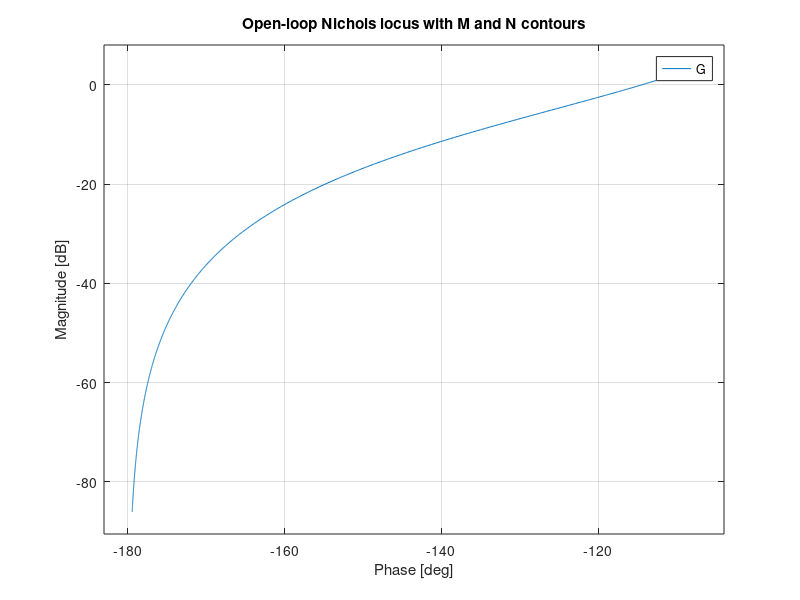
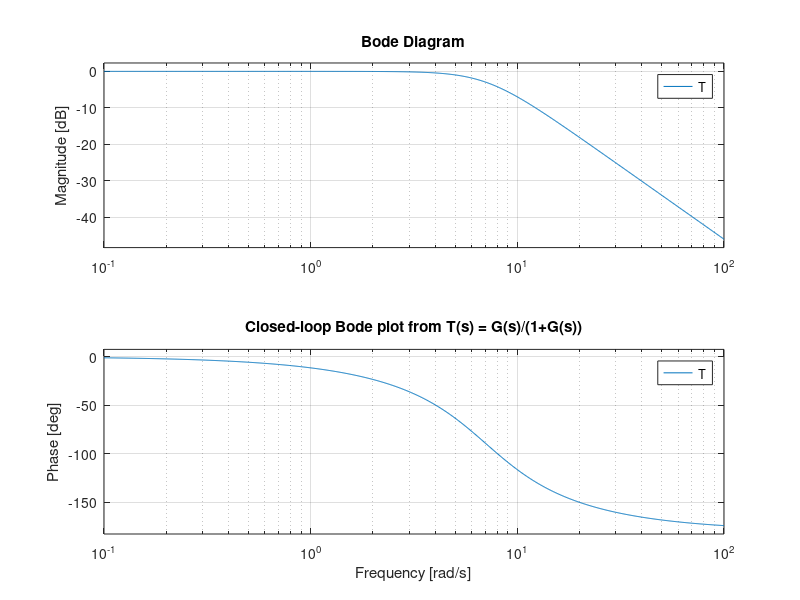

MATLAB code to generate these figures, in order: (Note: this script raises an error after producing the figures.)
% Plant: G(s) = K / (s (0.1 s + 1))
K = 5;
s = tf('s');
G = K / (s * (0.1*s + 1));

% Unity feedback
T = feedback(G, 1);

% Nichols plot of open-loop
figure;
nichols(G);
grid on;
title('Open-loop Nichols locus with M and N contours');

% Closed-loop Bode from Nichols (conceptual: MATLAB internally uses T(s))
figure;
bode(T);
grid on;
title('Closed-loop Bode plot from T(s) = G(s)/(1+G(s))');

% Resonant peak and bandwidth from closed-loop Bode
[Mr, wMr] = getPeakGain(T);      % closed-loop resonant peak
[mag, phase, w] = bode(T);
mag = squeeze(mag);
mag_db = 20*log10(mag);
idx = find(mag_db >= -3, 1, 'last'); % approximate bandwidth
wbw = w(idx);

fprintf('Closed-loop peak Mr = %.3f (%.2f dB) at w = %.3f rad/s\n', ...
        Mr, 20*log10(Mr), wMr);
fprintf('Approximate closed-loop bandwidth ~ %.3f rad/s\n', wbw);

% In Simulink, this plant and controller could be placed in a feedback loop;
% the Nichols chart guides controller tuning for desired Mr and bandwidth.
